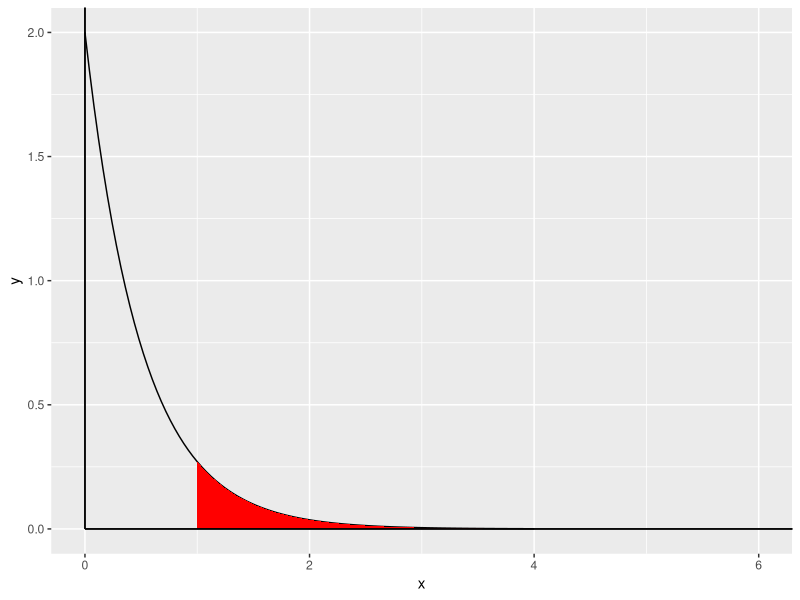

Here is the R script that generated this plot:
#4.3.3
library(tidyverse)
rate <- 2
x1 <- 1
y1 <- dexp(x1,rate)
ggplot(data=data.frame(x=c(0,4)), aes(x=x)) +
  stat_function(fun=dexp, args=c(rate=rate) )+geom_area(stat = "function", fun = dexp, args=c(rate=rate),fill = "red", xlim = c(1, 6))+geom_segment(x=0,y=0,xend=0,yend=2.5,colour="black")+geom_segment(x=0,y=0,xend=8,yend=0,colour="black")